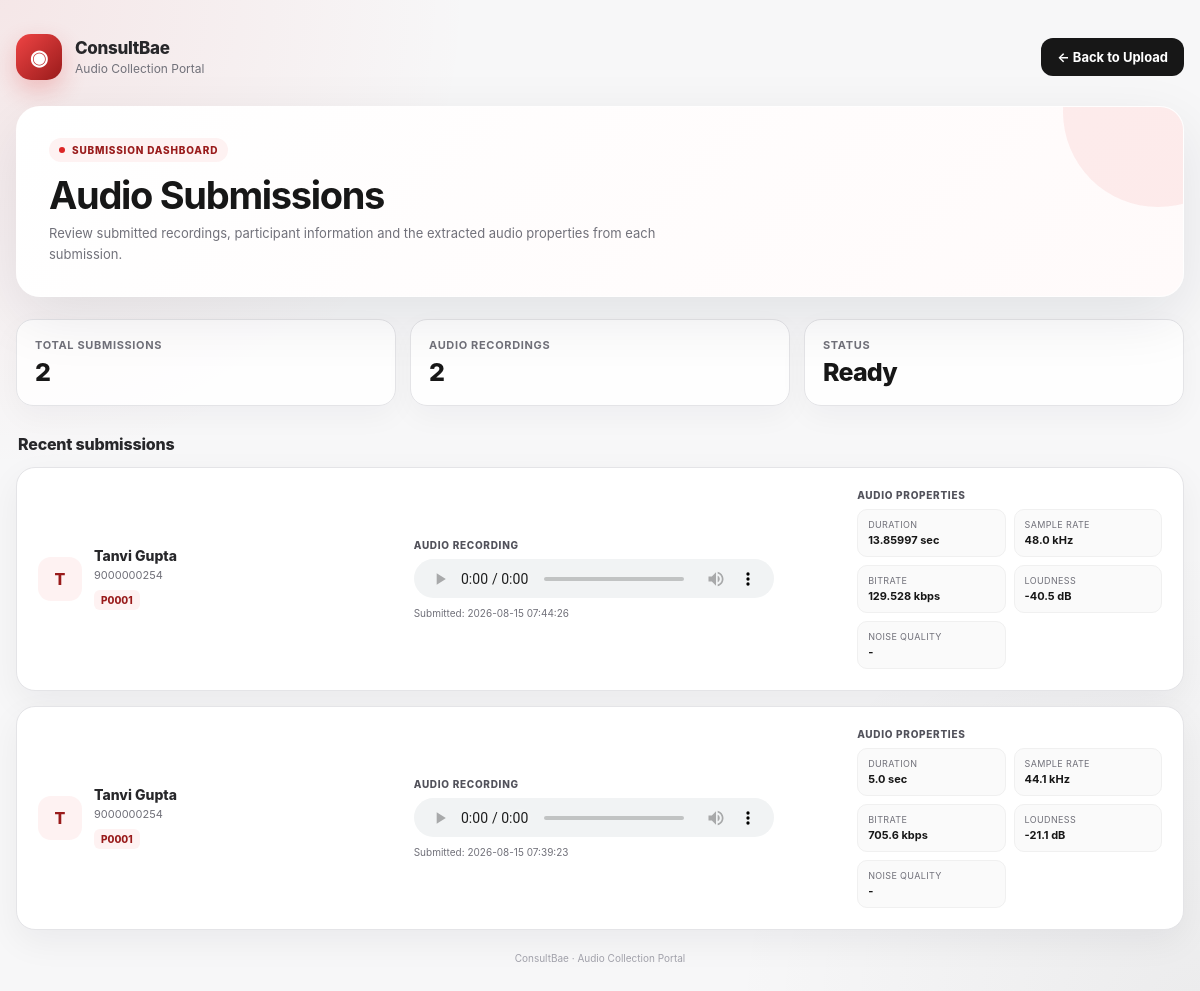
/submissions, run on an earlier commit of the app's database.
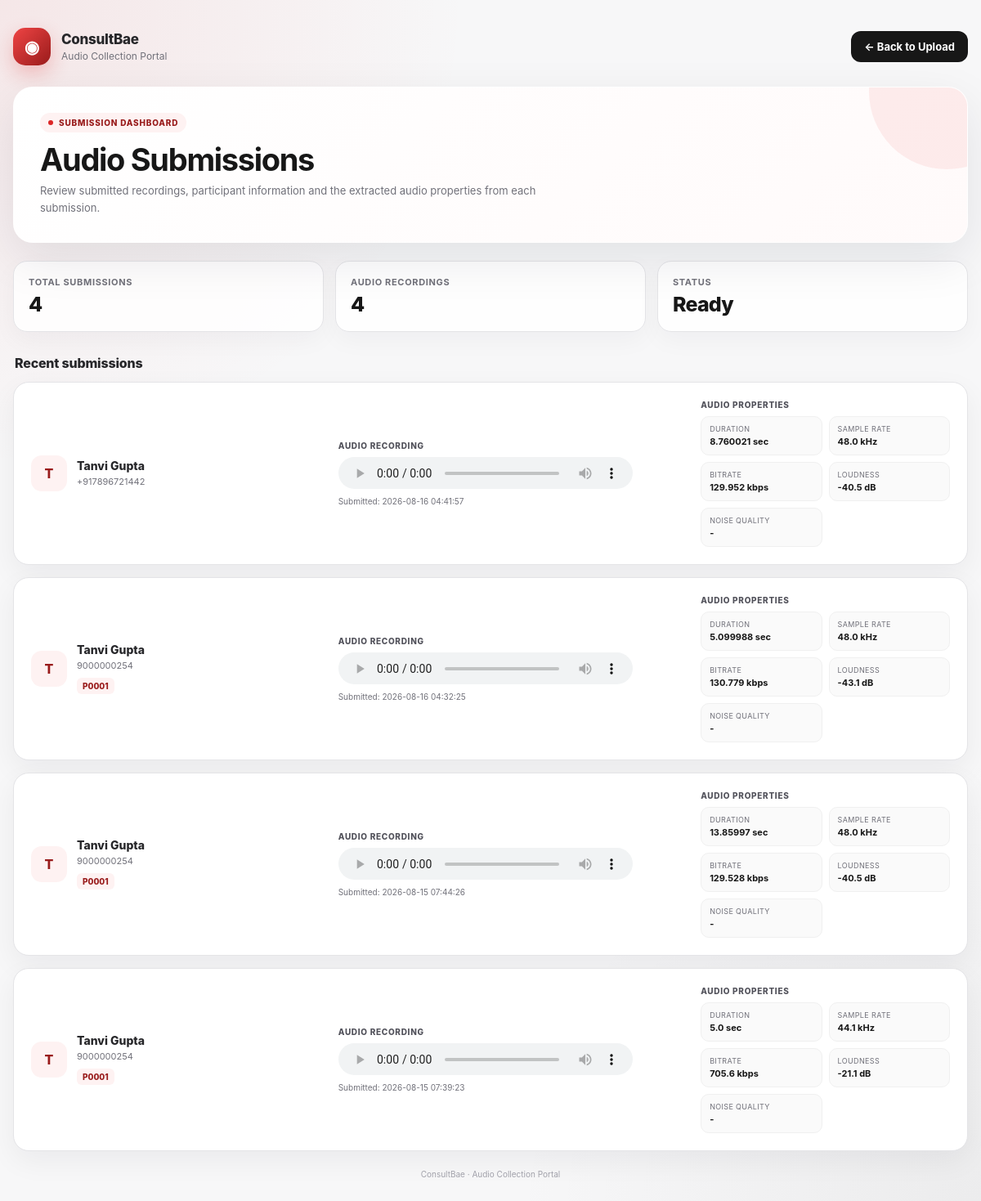
And on a later commit of the database.
### tables this page shows
CREATE TABLE audio_submissions (
    submission_id INTEGER PRIMARY KEY AUTOINCREMENT,
    person_id TEXT,
    name TEXT NOT NULL,
    phone TEXT NOT NULL,
    file_path TEXT NOT NULL,
    duration_seconds REAL,
    sample_rate_khz REAL,
    bitrate_kbps REAL,
    loudness_db REAL,
    noise_quality TEXT,
    created_at TEXT DEFAULT CURRENT_TIMESTAMP,

    FOREIGN KEY (person_id)
        REFERENCES persons(person_id)
);

### audio app/app.py (the view)
@app.route("/submissions")
def submissions():
    conn = get_connection()
    submissions = conn.execute(
        """
        SELECT
            submission_id,
            person_id,
            name,
            phone,
            file_path,
            duration_seconds,
            sample_rate_khz,
            bitrate_kbps,
            loudness_db,
            noise_quality,
            created_at
        FROM audio_submissions
        ORDER BY created_at DESC
        """
    ).fetchall()
    conn.close()
    return render_template(
        "submissions.html",
        submissions=submissions
    )

### audio app/database.py (called while the page is built)
def get_connection():
    conn = sqlite3.connect(DB_PATH)
    conn.row_factory = sqlite3.Row
    return conn

### audio app/templates/submissions.html (shortened to what this page needs)
<!DOCTYPE html>
<html lang="en">
<head>
</head>
<body>
<div class="page">
    <header class="header">
        <div class="brand">
            <div class="brand-icon">◉</div>
            <div>
                <p class="brand-name">ConsultBae</p>
                <p class="brand-subtitle">Audio Collection Portal</p>
            </div>
        </div>
        <a href="/" class="back-btn">
            ← Back to Upload
        </a>
    </header>
    <section class="hero">
        <div class="eyebrow">
            <span class="eyebrow-dot"></span>
            Submission dashboard
        </div>
        <h1>Audio Submissions</h1>
        <p>
            Review submitted recordings, participant information and the
            extracted audio properties from each submission.
        </p>
    </section>
    {% if submissions %}
        <section class="stats">
            <div class="stat">
                <div class="stat-label">Total submissions</div>
                <div class="stat-value">{{ submissions|length }}</div>
            </div>
            <div class="stat">
                <div class="stat-label">Audio recordings</div>
                <div class="stat-value">{{ submissions|length }}</div>
            </div>
            <div class="stat">
                <div class="stat-label">Status</div>
                <div class="stat-value">Ready</div>
            </div>
        </section>
        <div class="section-header">
            <h2 class="section-title">Recent submissions</h2>
        </div>
        <section class="submission-list">
            {% for submission in submissions %}
                {% set filename =
                    submission.file_path.replace('\\', '/').split('/')[-1]
                %}
                {% set initials =
                    (submission.name[:1] if submission.name else '?')|upper
                %}
                <article class="submission-card">
                    <div>
                        <div class="person-row">
                            <div class="avatar">
                                {{ initials }}
                            </div>
                            <div>
                                <p class="person-name">
                                    {{ submission.name }}
                                </p>
                                <p class="person-phone">
                                    {{ submission.phone }}
                                </p>
                                {% if submission.person_id %}
                                    <span class="person-id">
                                        {{ submission.person_id }}
                                    </span>
                                {% endif %}
                            </div>
                        </div>
                    </div>
                    <div>
                        <p class="audio-title">
                            Audio recording
                        </p>
                        <audio
                            controls
                            preload="metadata"
                            src="{{ url_for('uploaded_audio', filename=filename) }}"
                        ></audio>
                        <div class="submitted">
                            Submitted:
                            {{ submission.created_at }}
                        </div>
                    </div>
                    <div>
                        <p class="properties-title">
                            Audio properties
                        </p>
                        <div class="properties">
                            <div class="property">
                                <span>Duration</span>
                                <strong>
                                    {{ submission.duration_seconds or '-' }} sec
                                </strong>
                            </div>
                            <div class="property">
                                <span>Sample rate</span>
                                <strong>
                                    {{ submission.sample_rate_khz or '-' }} kHz
                                </strong>
                            </div>
                            <div class="property">
                                <span>Bitrate</span>
                                <strong>
                                    {{ submission.bitrate_kbps or '-' }} kbps
                                </strong>
                            </div>
                            <div class="property">
                                <span>Loudness</span>
                                <strong>
                                    {{ submission.loudness_db or '-' }} dB
                                </strong>
                            </div>
                            <div class="property">
                                <span>Noise quality</span>
                                <strong>
                                    {{ submission.noise_quality or '-' }}
                                </strong>
                            </div>
                        </div>
                    </div>
                </article>
            {% endfor %}
        </section>
    {% endif %}
    <footer class="footer">
        ConsultBae · Audio Collection Portal
    </footer>
</div>
</body>
</html>

What changed in the data, as far as the page shows it:
added audio_submissions: initials "T", name "Tanvi Gupta", phone "+917896721442", created_at "2026-08-16 04:41:57", duration_seconds "8.760021", sample_rate_khz "48.0", bitrate_kbps "129.952", loudness_db "-40.5", noise_quality "-"
added audio_submissions: initials "T", name "Tanvi Gupta", phone "9000000254", person_id "P0001", created_at "2026-08-16 04:32:25", duration_seconds "5.099988", sample_rate_khz "48.0", bitrate_kbps "130.779", loudness_db "-43.1", noise_quality "-"
Also different on the page:
{{ submissions|length }}: "2" → "4"
